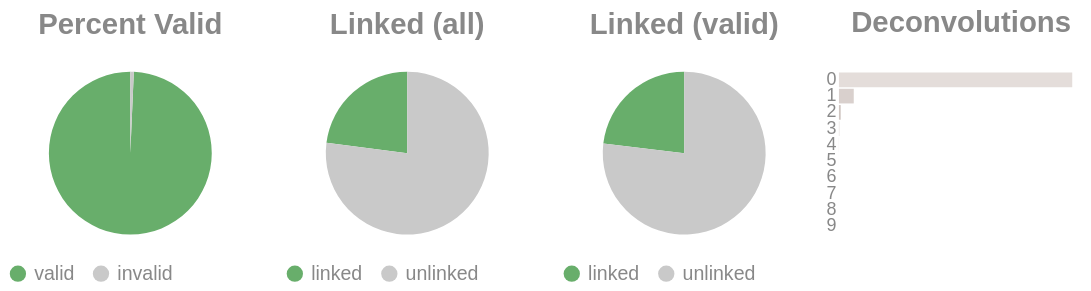

This figure's notebook cell:
### Code cell
if SKIPLR:
    pass
else:
    clash = Counter()
    for i in valids['molecule'].to_list():
        _mol = i.split("-")
        if len(_mol) == 1:
            clash.update('0')
        else:
            clash.update(_mol[-1])

    _d = {"deconvolutions": [], 'count': []}
    for k,v in clash.items():
        _d['deconvolutions'].append(k)
        _d['count'].append(v)

    tot_valid = valids['reads'].sum()
    mask = valids['reads'] >= 2
    n_linked_reads = valids.filter(mask)['reads'].sum()
    if n_linked_reads == 0:
        print_html("No linked molecules (>=2 reads) were detected; skipping linked-only distributions.")
        SKIPLR = True
    else:
        perc_valid = round(tot_valid / n_reads, 4)
        linked_perc_abs = round(n_linked_reads / n_reads, 4)
        linked_perc = round(n_linked_reads / tot_valid, 4)

    _valid = pl.DataFrame({"valids": ['valid', 'invalid'], "count": [tot_valid, n_reads - tot_valid]})
    _linked_abs = pl.DataFrame({"linked (absolute)": ['linked', 'unlinked'], "count": [n_linked_reads, n_reads - n_linked_reads]})
    _linked_rel = pl.DataFrame({"linked (valids)": ['linked', 'unlinked'], "count": [n_linked_reads, tot_valid - n_linked_reads]})

    (
        alt.hconcat(
            piechart(_valid, goodval = 'valid', title = "Percent Valid"),
            piechart(_linked_abs, goodval = "linked", title =  "Linked (all)"),
            piechart(_linked_rel, goodval = "linked", title =  "Linked (valid)"),
            convolutionbar(pl.DataFrame(_d), title = "Deconvolutions"),
            center = True,
            bounds = 'flush'
        )
        .resolve_scale(color='independent')
        .resolve_legend('independent')
        .properties(usermeta={'embedOptions': {"actions": False}})
    ).display()

### Figure 1 — Vega-Lite specification as saved in the notebook (floating-point values rounded to 4 significant figures)
{"width": "container", "height": 400, "config": {"title": {"anchor": "start", "dy": -15, "fontSize": 18, "color": "#888888", "subtitleColor": "#888888", "subtitleFontSize": 14}, "arc": {"fill": "#0072B2"}, "axis": {"domainColor": "#888888", "domainWidth": 0.5, "gridWidth": 0.2, "grid": false, "titleFontWeight": 400, "titleFontSize": 15, "labelFontSize": 11, "labelColor": "#888888", "tickColor": "#888888", "tickWidth": 0.2, "titleColor": "#888888"}, "axisBand": {"grid": false}, "axisX": {"grid": true, "tickSize": 10, "domainCap": "round"}, "axisY": {"domain": false, "grid": true, "tickSize": 0, "domainCap": "round"}, "background": "transparent", "header": {"labelFontSize": 15, "labelColor": "#888888", "titleFontSize": 15, "titleFontWeight": 600, "titleColor": "#888888"}, "legend": {"labelFont": "sans-serif", "labelFontSize": 12, "labelColor": "#888888", "symbolSize": 100, "symbolType": "circle", "titleFontSize": 12, "titlePadding": 10, "titleColor": "#888888", "title": null}, "range": {"category": ["#E69F00", "#56B4E9", "#009E73", "#F0E442", "#0072B2", "#D55E00", "#CC79A7", "#000000"], "diverging": ["#cfe8f3", "#a2d4ec", "#73bfe2", "#46abdb", "#1696d2", "#12719e"]}, "area": {"fill": "#0072B2", "fillOpacity": 0.7, "line": true, "strokeOpacity": 0.7}, "line": {"color": "#0072B2", "stroke": "#0072B2", "strokeWidth": 2}, "trail": {"color": "#0072B2", "stroke": "#0072B2", "strokeWidth": 0, "size": 1}, "point": {"filled": true, "fillOpacity": 1.0, "size": 95}, "text": {"color": "#888888", "fontSize": 11, "align": "right", "fontWeight": 400, "size": 11}, "bar": {"fill": "#0072B2", "stroke": null}, "view": {"stroke": null, "continuousWidth": 660, "continuousHeight": 400}}, "hconcat": [{"data": {"name": "data-348cf3848031cbbf2365bd732b3b38cc"}, "mark": {"type": "arc"}, "encoding": {"color": {"field": "valids", "legend": {"orient": "bottom", "title": null}, "scale": {"domain": ["valid", "invalid"], "range": ["#68ae6b", "#C9C9C9"]}, "title": "Valids", "type": "nominal"}, "theta": {"field": "count", "type": "quantitative"}, "tooltip": [{"field": "valids", "title": "Valids", "type": "ordinal"}, {"field": "percent", "format": ".2%", "title": "Percent", "type": "quantitative"}, {"field": "count", "title": "Count", "type": "quantitative"}]}, "height": 100, "title": {"text": "Percent Valid", "align": "center", "anchor": "middle"}, "transform": [{"calculate": "datum.count / 8313029", "as": "percent"}], "width": 150}, {"data": {"name": "data-9b0db4e8a57a7d43e20973d1349eeb68"}, "mark": {"type": "arc"}, "encoding": {"color": {"field": "linked (absolute)", "legend": {"orient": "bottom", "title": null}, "scale": {"domain": ["linked", "unlinked"], "range": ["#68ae6b", "#C9C9C9"]}, "title": "Linked (Absolute)", "type": "nominal"}, "theta": {"field": "count", "type": "quantitative"}, "tooltip": [{"field": "linked (absolute)", "title": "Linked (Absolute)", "type": "ordinal"}, {"field": "percent", "format": ".2%", "title": "Percent", "type": "quantitative"}, {"field": "count", "title": "Count", "type": "quantitative"}]}, "height": 100, "title": {"text": "Linked (all)", "align": "center", "anchor": "middle"}, "transform": [{"calculate": "datum.count / 8313029", "as": "percent"}], "width": 150}, {"data": {"name": "data-f15bc0fbff92592a44495b76cac93f92"}, "mark": {"type": "arc"}, "encoding": {"color": {"field": "linked (valids)", "legend": {"orient": "bottom", "title": null}, "scale": {"domain": ["linked", "unlinked"], "range": ["#68ae6b", "#C9C9C9"]}, "title": "Linked (Valids)", "type": "nominal"}, "theta": {"field": "count", "type": "quantitative"}, "tooltip": [{"field": "linked (valids)", "title": "Linked (Valids)", "type": "ordinal"}, {"field": "percent", "format": ".2%", "title": "Percent", "type": "quantitative"}, {"field": "count", "title": "Count", "type": "quantitative"}]}, "height": 100, "title": {"text": "Linked (valid)", "align": "center", "anchor": "middle"}, "transform": [{"calculate": "datum.count / 8255881", "as": "percent"}], "width": 150}, {"data": {"name": "data-162d3a1fa7434a15a9941fca7be804ec"}, "mark": {"type": "bar"}, "encoding": {"color": {"field": "deconvolutions", "legend": null, "scale": {"scheme": "lightgreyred"}, "type": "nominal"}, "tooltip": [{"field": "deconvolutions", "title": "Deconvolutions", "type": "ordinal"}, {"field": "percent", "format": ".2%", "title": "Percent", "type": "quantitative"}, {"field": "count", "title": "Count", "type": "quantitative"}], "x": {"axis": null, "field": "count", "type": "quantitative"}, "y": {"field": "deconvolutions", "sort": "ascending", "title": null, "type": "nominal"}}, "height": 100, "title": {"text": "Deconvolutions", "align": "center", "anchor": "middle"}, "transform": [{"calculate": "datum.count / 7168299", "as": "percent"}], "width": 150}], "bounds": "flush", "center": true, "resolve": {"legend": {"angle": "independent"}, "scale": {"color": "independent"}}, "usermeta": {"embedOptions": {"actions": false}}, "$schema": "https://vega.github.io/schema/vega-lite/v6.1.0.json", "datasets": {"data-348cf3848031cbbf2365bd732b3b38cc": [{"valids": "valid", "count": 8255881}, {"valids": "invalid", "count": 57148}], "data-9b0db4e8a57a7d43e20973d1349eeb68": [{"linked (absolute)": "linked", "count": 1909874}, {"linked (absolute)": "unlinked", "count": 6403155}], "data-f15bc0fbff92592a44495b76cac93f92": [{"linked (valids)": "linked", "count": 1909874}, {"linked (valids)": "unlinked", "count": 6346007}], "data-162d3a1fa7434a15a9941fca7be804ec": [{"deconvolutions": "0", "count": 6683554}, {"deconvolutions": "1", "count": 424392}, {"deconvolutions": "2", "count": 50566}, {"deconvolutions": "3", "count": 7923}, {"deconvolutions": "4", "count": 1455}, {"deconvolutions": "5", "count": 299}, {"deconvolutions": "6", "count": 81}, {"deconvolutions": "7", "count": 21}, {"deconvolutions": "8", "count": 6}, {"deconvolutions": "9", "count": 2}]}}
